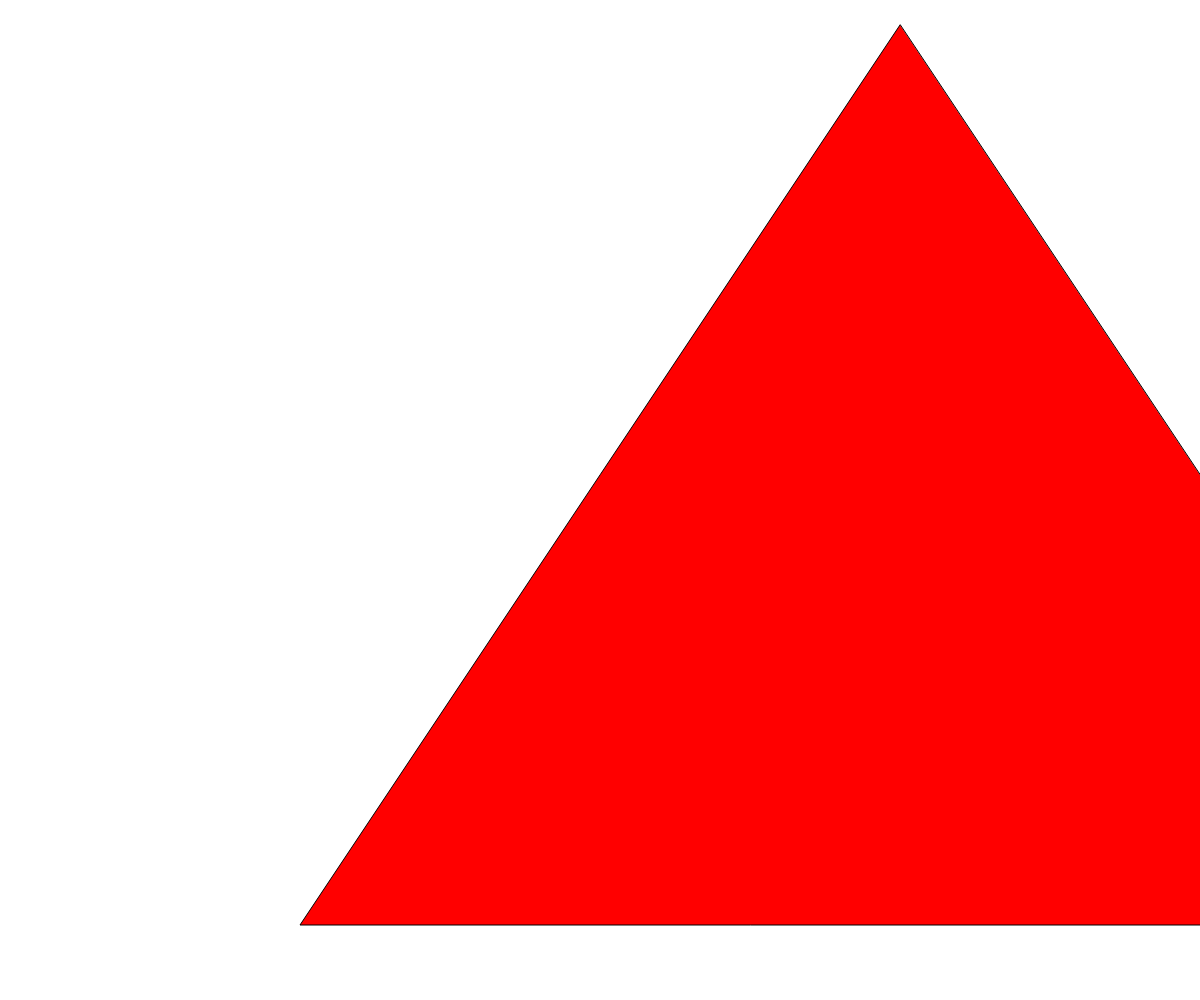
Frame 1 (no input)
Frame 60 (no input): identical to frame 1, image omitted
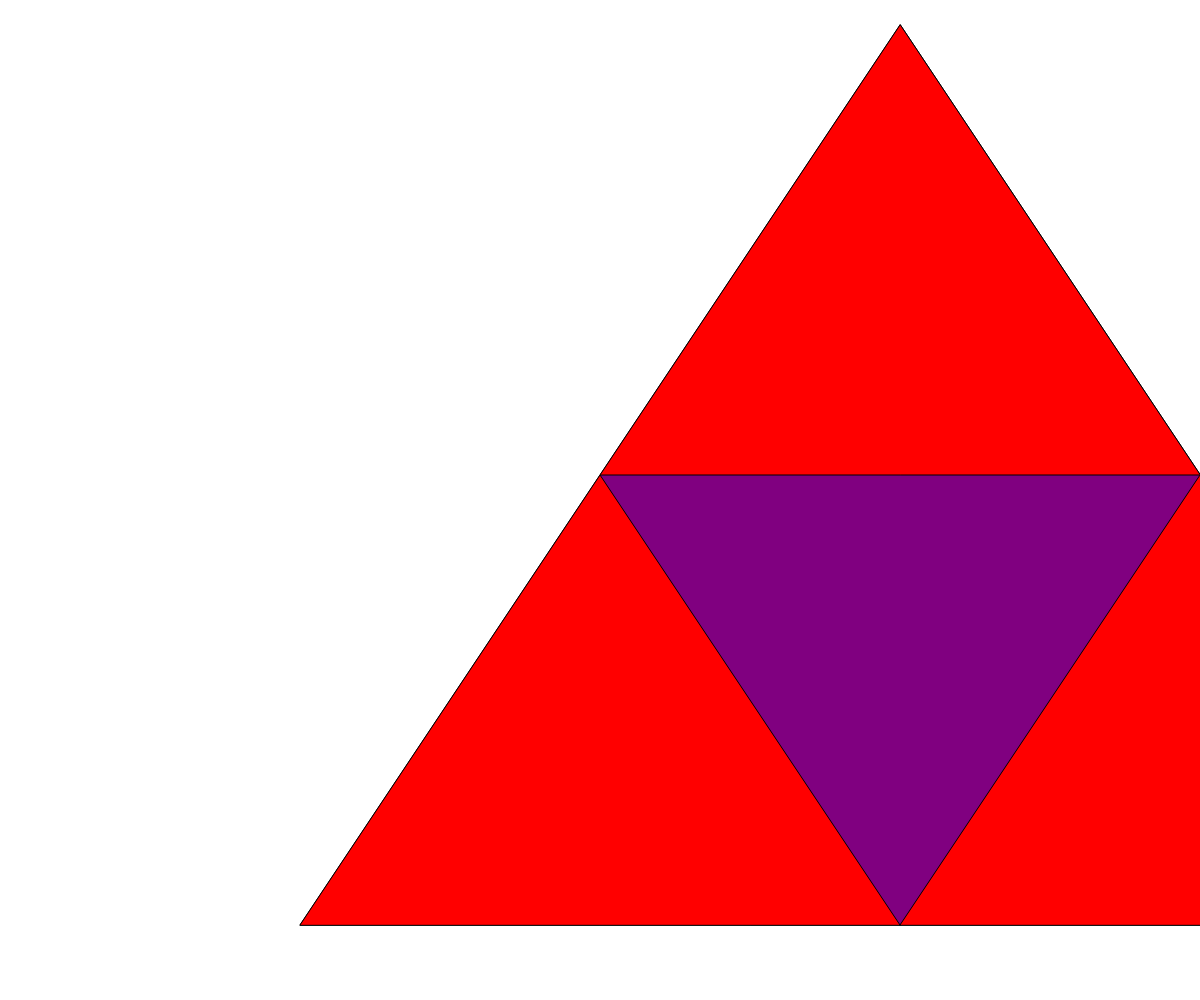
Frame 120 (the mouse pressed at the canvas centre since frame 60)

The p5.js sketch that drew these frames (run headless with seeded random() and noise() and a simulated clock; from frame 60 on, the mouse is pressed at the canvas centre):

// p5.js sketch
// ── sketch.js
// Sierpinski Triangle Recursions Demo

let initialTriangle = [
  {x: 900, y: 25},
  {x: 300, y: 925}, 
  {x: 1500, y: 925},
];

let theDepth = 0;
let theColours = ["red", "purple", "cyan", "green", "blue", "yellow", "pink", "brown", "orange"];

function setup() {
  createCanvas(windowWidth, windowHeight);
  sierpinski(initialTriangle, theDepth);
}

function draw() {
}

function mousePressed() {
  if (theDepth < 8) {
    theDepth++;
    background("white");
    sierpinski(initialTriangle, theDepth);
  }
}

function sierpinski(points, depth) {
  fill(theColours[depth]);
  triangle(points[0].x, points[0].y,
           points[1].x, points[1].y,
           points[2].x, points[2].y
  );

  if (depth > 0) {
    //Top triangle
    sierpinski([points[0],
                midpoint(points[0], points[1]),
                midpoint(points[0], points[2])],
                depth - 1
    );

    //Bottom left triangle
    sierpinski([points[1],
                midpoint(points[0], points[1]),
                midpoint(points[1], points[2])],
                depth - 1
    );

    //Bottom right triangle
    sierpinski([points[2],
                midpoint(points[0], points[2]),
                midpoint(points[1], points[2])],
                depth - 1
    );
  }
}

function midpoint(point1, point2) {
  let midX = (point1.x + point2.x)/2;
  let midY = (point1.y + point2.y)/2;
  return {x: midX, y: midY};
}
